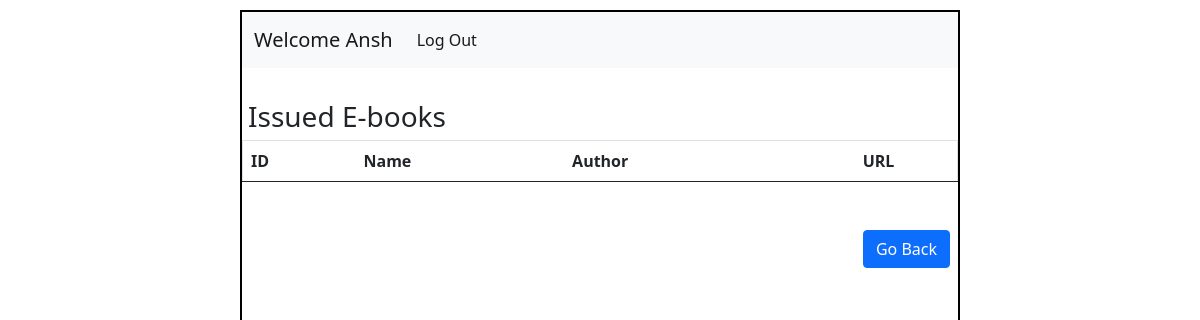
/view/The Call Of The Wild/2, run on an earlier commit of the app's database.
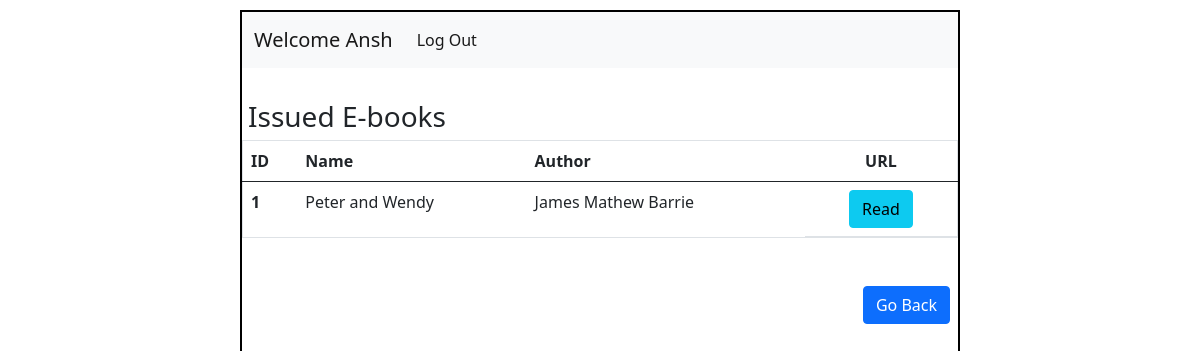
And on a later commit of the database.
### application/models.py (models this page shows)
class Ebook(db.Model):
  id = db.Column(db.Integer, primary_key=True)
  name = db.Column(db.String(), nullable=False)
  author = db.Column(db.String(), nullable=False)
  url = db.Column(db.String(), nullable=False)
  status = db.Column(db.String(), default='available')
  user_id = db.Column(db.Integer, db.ForeignKey('user.id'), default=None)

### application/controllers.py (the view)
@app.route("/view/<ebook>/<int:user_id>")
def view(ebook,user_id):
    this_user = User.query.filter_by(id=user_id).first()
    details = Ebook.query.filter_by(user_id=user_id,name=ebook).all()
    return render_template("view.html",details=details,this_user=this_user)

### templates/view.html (shortened to what this page needs)
<!DOCTYPE html>
<html lang="en">
<head>
  <link rel="stylesheet" href="/static/style.css">
  <link href="https://cdn.jsdelivr.net/npm/bootstrap@5.0.2/dist/css/bootstrap.min.css" rel="stylesheet">
</head>
<body>
  <div id="main">
    <div id="canvas">
      <nav class="navbar navbar-expand-lg navbar-light bg-light">
        <div class="container-fluid">
          <a class="navbar-brand" href="#">Welcome {{this_user.username}}</a>
          <div class="collapse navbar-collapse" id="navbarSupportedContent">
            <ul class="navbar-nav me-auto mb-2 mb-lg-0">
              <li class="nav-item">
                <a class="nav-link active" aria-current="page" href="/login">Log Out</a>
              </li>
            </ul>
          </div>
        </div>
      </nav>
      <div id="content">
        <h3 class="headings">Issued E-books</h3>
        <div class="table">
          <table class="table border">
            <thead>
              <tr>
                <th scope="col">ID</th>
                <th scope="col">Name</th>
                <th scope="col">Author</th>
                <th scope="col" class="text-center">
                  URL
                </th>
              </tr>
            </thead>
            <tbody>
                {% for ebook in this_user.ebooks %}
                  {% if ebook.status == "granted" %}
                  <tr>
                    <th scope="row">{{ebook.id}}</th>
                    <td>{{ebook.name}}</td>
                    <td>{{ebook.author}}</td>
                    <td class="d-flex justify-content-center ">
                      <a href="{{ebook.url}}" target="_blank" class="btn btn-info mx-2">Read</a>
                    </td>
                  </tr>
                  {% endif %}
                {% endfor %}
            </tbody>
          </table>
        </div>
        <div class="text-end mx-2 my-5">
          <a href="/home/{{this_user.id}}" class="btn btn-primary">Go Back</a>
        </div>
      </div>
    </div>
  </div>
</body>
</html>

What changed in the data, as far as the page shows it:
added Ebook: id "1", name "Peter and Wendy", author "James Mathew Barrie"
